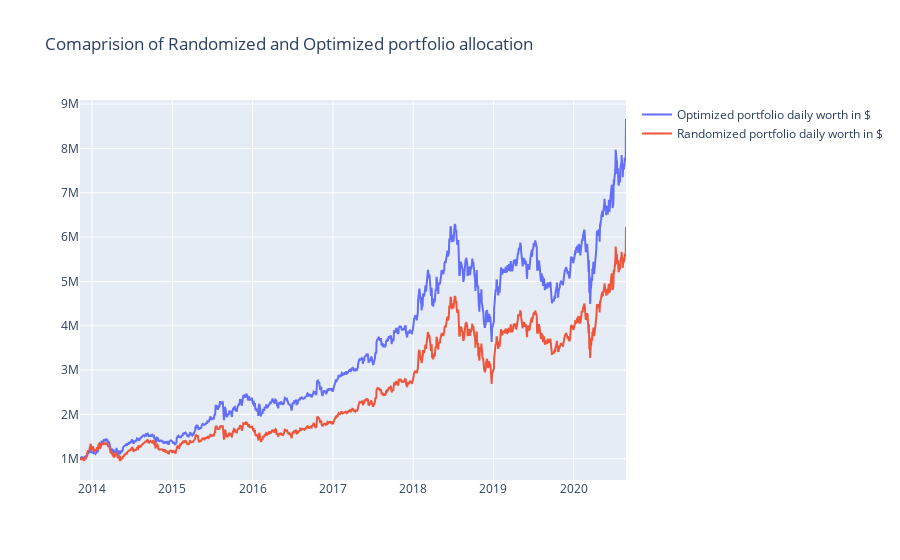

Write notebook code for a chart like this one.
### Markdown cell above
## Comparing with Random allocation

### Code cell
opt_inv = pd.read_csv('Optimized_investment.csv')
unopt_inv = pd.read_csv('unoptimized_investment.csv')
com_df = opt_inv.drop(['FB','TWTR','NFLX'],axis = 1)
com_df['Randomized portfolio daily worth in $'] = unopt_inv['portfolio daily worth in $']
interactive_plot(com_df,'Comaprision of Randomized and Optimized portfolio allocation')

### Figure 1 — Plotly figure (JSON) as saved in the notebook; plotly's stock layout.template omitted (floating-point values rounded to 4 significant figures; data arrays with more than 128 entries replaced by an {"elided": "..."} marker saying what was removed)
{"data": [{"name": "Optimized portfolio daily worth in $", "type": "scatter", "x": {"elided": "1712 str values"}, "y": {"elided": "1712 float values"}}, {"name": "Randomized portfolio daily worth in $", "type": "scatter", "x": {"elided": "1712 str values"}, "y": {"elided": "1712 float values"}}], "layout": {"legend": {"tracegroupgap": 0}, "title": {"text": "Comaprision of Randomized and Optimized portfolio allocation"}, "xaxis": {"anchor": "y", "domain": [0, 1]}, "yaxis": {"anchor": "x", "domain": [0, 1]}}}
